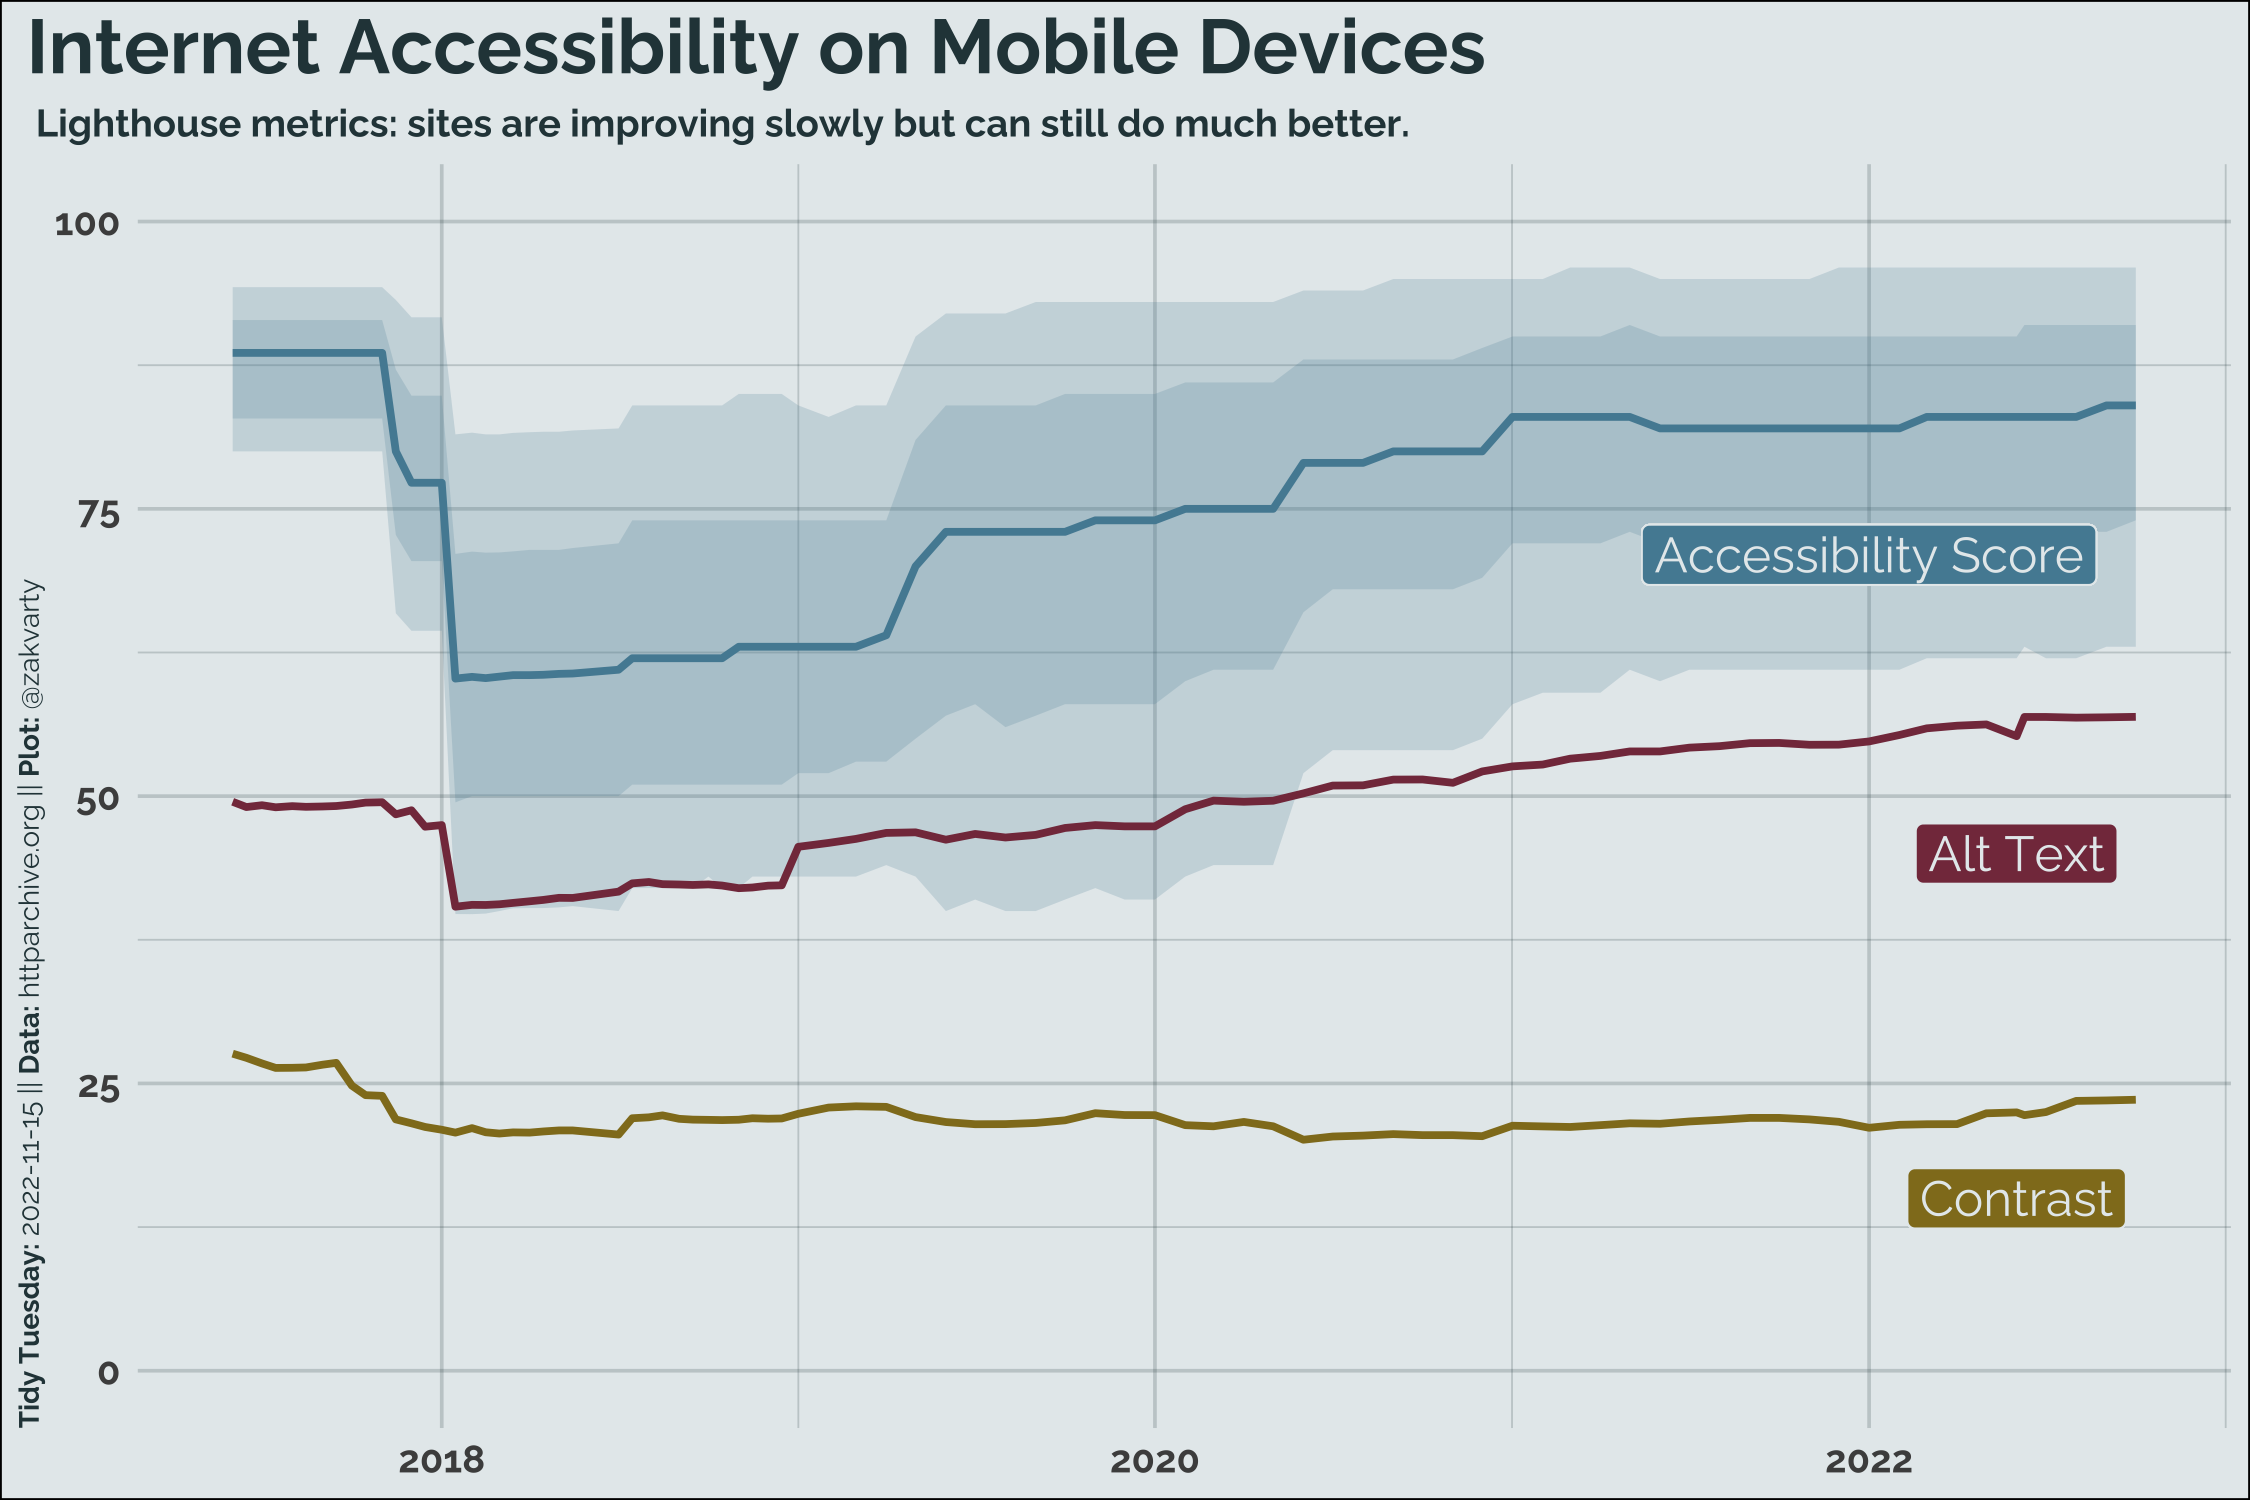

Write R code to recreate this figure.
# Tidy Tuesday 2022-11-15

# Load packages ----
library(tidyverse)
library(lubridate)
library(showtext)
library(ggtext)

# Load data ----

image_alt <- read_csv('https://raw.githubusercontent.com/rfordatascience/tidytuesday/master/data/2022/2022-11-15/image_alt.csv')
color_contrast <- read_csv('https://raw.githubusercontent.com/rfordatascience/tidytuesday/master/data/2022/2022-11-15/color_contrast.csv')
ally_scores <- read_csv('https://raw.githubusercontent.com/rfordatascience/tidytuesday/master/data/2022/2022-11-15/ally_scores.csv')


#image_alt <- read_csv('https://raw.githubusercontent.com/r/tidytuesday/page-metrics-data-fix/data/2022/2022-11-15/image_alt.csv')
#color_contrast <- read_csv('https://raw.githubusercontent.com/zakvarty/tidytuesday/page-metrics-data-fix/data/2022/2022-11-15/color_contrast.csv')
#ally_scores <- read_csv('https://raw.githubusercontent.com/zakvarty/tidytuesday/page-metrics-data-fix/data/2022/2022-11-15/ally_scores.csv')

# Load fonts ----
font_add_google(name = "Raleway", family = "raleway")
showtext_auto()
main_font <- "raleway"

# Data Wrangling ----

mobile_ally <- ally_scores %>%
  filter(client == "mobile") %>%
  select(date, p10, p25, p50, p75, p90) %>%
  rename(
    ally_10 = p10,
    ally_25 = p25,
    ally_50 = p50,
    ally_75 = p75,
    ally_90 = p90)

mobile_contrast <- color_contrast %>% filter(client == "mobile") %>%
  select(date, percent) %>%
  rename(contrast_percent = percent)

mobile_alt <- image_alt %>% filter(client == "mobile") %>%
  select(date, percent) %>%
  rename(alt_percent = percent)

accessibility <- mobile_ally %>%
  left_join(mobile_contrast, by = "date") %>%
  left_join(mobile_alt, by = "date") %>%
  mutate(date = as_date(date))

# Colour palette based on Oban photo ----

oban <- list(
  blue = "#548BA2",
  gray = "#2A4247",
  red = "#84374A",
  orange = "#C09378",
  yellow = "#917B21",
  white = "#E5EBED"
)

# Strings for plot ----

title_string <- "Internet Accessibility on Mobile Devices"
subtitle_string <- "Lighthouse metrics: sites are improving slowly but can still do much better."
attribution_string <- "**Tidy Tuesday:** 2022-11-15 || **Data:** httparchive.org || **Plot:** @zakvarty"

# Create Plot ----

p <- ggplot(data = accessibility, mapping = aes(x = date)) +
  geom_ribbon(aes(ymin = ally_10 , ymax = ally_90), fill = alpha(oban$blue, 0.2)) +
  geom_ribbon(aes(ymin = ally_25 , ymax = ally_75), fill = alpha(oban$blue, 0.2)) +
  geom_line(aes(y = ally_50), colour = oban$blue, lwd = 1.05) +
  geom_line(aes(y = alt_percent), colour = oban$red, lwd = 1.05) +
  geom_line(aes(y = contrast_percent), colour = oban$yellow, lwd = 1.05) +
  ylim(c(0,100)) +
  xlim(as_date(c("2017-06-01", "2022-10-01"))) +
  ggtitle(title_string, subtitle_string) +
  geom_label(
    aes(label = "Contrast", x = as_date("2022-06-01"), y = 15),
    size = 5,
    family = main_font,
    fill = oban$yellow, colour = oban$white) +
  geom_label(
    aes(label = "Alt Text", x = as_date("2022-06-01"), y = 45),
    size = 5,
    family = main_font,
    fill = oban$red,
    colour = oban$white) +
  geom_label(
    aes(label = "Accessibility Score", x = as_date("2022-01-01"), y = 71),
    size = 5,
    family = main_font,
    fill = oban$blue,
    colour = oban$white) +
  ylab(attribution_string) +
  theme_minimal() +
  theme(
    plot.title.position = "plot",
    plot.caption.position = "plot",
    plot.title = element_text(hjust = 0.01, size = 22),
    plot.subtitle = element_text(hjust = 0.02, size = 11),
    plot.background = element_rect(fill = oban$white),
    panel.grid = element_line(colour = alpha(oban$gray, 0.2)),
    text = element_text(
      colour = oban$gray,
      family = main_font,
      face = "bold"),
    axis.title.x = element_blank(),
    axis.title.y = element_markdown(face = "plain", size = 8, vjust = 0, hjust = 0),
    axis.text = element_text(size = 11)
  )

# Save plot ----
ggsave(
  filename = "2022-11-15_mobile-web-accessibility.png",
  plot = p,
  device = png,
  width = 9,
  height = 6,
  units = "in",
  dpi = 250)
